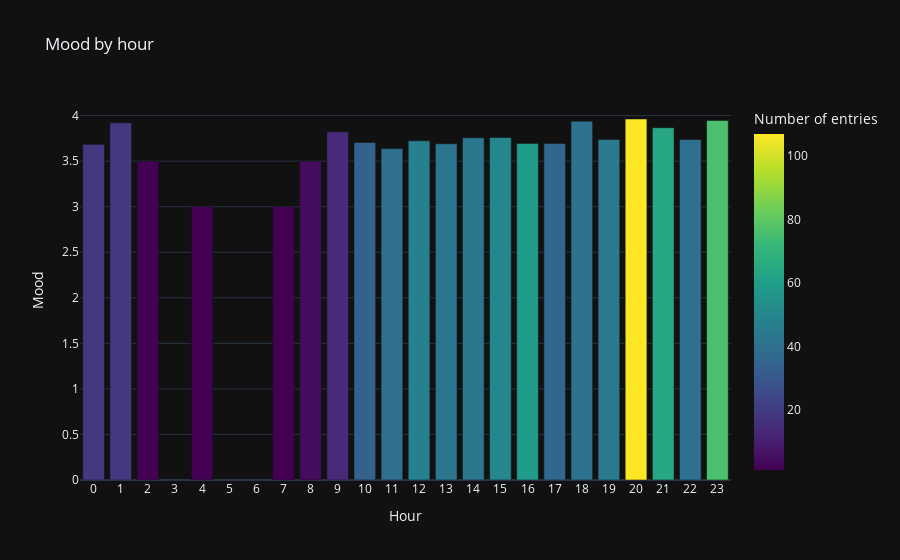

Notebook source saved alongside this figure:
### Markdown cell above
## Bar plot by hour/day/month

### Code cell
df.by_time_bar_plot('hour')

### Figure 1 — Plotly figure (JSON) as saved in the notebook; plotly's stock layout.template omitted (floating-point values rounded to 4 significant figures)
{"data": [{"alignmentgroup": "True", "hovertemplate": "Hour=%{x}<br>Mood=%{y}<br>Number of entries=%{marker.color}<extra></extra>", "legendgroup": "", "marker": {"color": [40, 36, 43, 40, 34, 64, 44, 47, 107, 50, 76, 42, 41, 59, 19, 14, 19, 4, 1, 1, 1], "coloraxis": "coloraxis", "pattern": {"shape": ""}}, "name": "", "offsetgroup": "", "orientation": "v", "showlegend": false, "textposition": "auto", "type": "bar", "x": [22, 17, 14, 11, 10, 21, 19, 12, 20, 15, 23, 13, 18, 16, 0, 9, 1, 8, 2, 4, 7], "xaxis": "x", "y": [3.737, 3.694, 3.756, 3.638, 3.706, 3.867, 3.739, 3.723, 3.963, 3.76, 3.947, 3.69, 3.939, 3.695, 3.684, 3.821, 3.921, 3.5, 3.5, 3, 3], "yaxis": "y"}], "layout": {"barmode": "relative", "coloraxis": {"colorbar": {"title": {"text": "Number of entries"}}, "colorscale": [[0, "#440154"], [0.1111, "#482878"], [0.2222, "#3e4989"], [0.3333, "#31688e"], [0.4444, "#26828e"], [0.5556, "#1f9e89"], [0.6667, "#35b779"], [0.7778, "#6ece58"], [0.8889, "#b5de2b"], [1, "#fde725"]]}, "legend": {"tracegroupgap": 0}, "title": {"text": "Mood by hour"}, "xaxis": {"anchor": "y", "domain": [0, 1], "dtick": 1, "title": {"text": "Hour"}}, "yaxis": {"anchor": "x", "domain": [0, 1], "title": {"text": "Mood"}}}}
